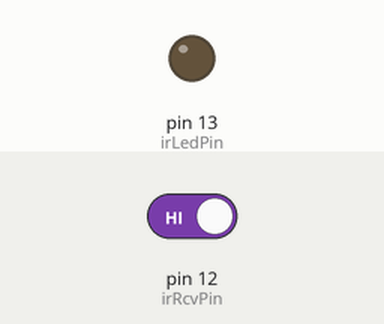
Simulated run of this sketch. Board: Arduino Uno, built with avr-gcc and run on an emulated ATmega328P. Shown: output pins drawn as LEDs (lit = HIGH). The test bench sets the inputs (shaded band); at power-on: pin 12 (irRcvPin) HIGH. What the sketch prints to the serial monitor is not drawn.

Above: at 0.01 s.
At 1.2 s:
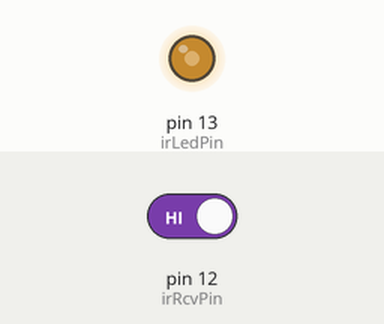
1.3 s: pin 12 (irRcvPin) driven LOW
Timing chart, 0 to 4.3 s (numbered marks = the images above; inputs shaded):
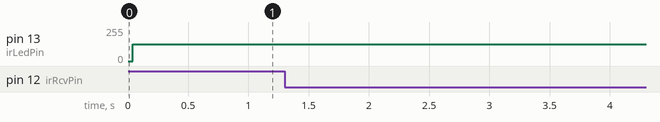

Measured:
- after the input at 1.3 s, every drawn part: stays the same

The sketch:

LightBarrier.ino
```cpp
/* Digital Fotografie Hacks
 * IR LightBarrierTest:
 * Test der Infrarot Lichtschranke
 * v0.1, 2014-08-26, Peter Recktenwald
*/
/*-----( Importiere benoetigte Bibliotheken )-----*/
#include <TimerOne.h>

/*-----( Konstanten Deklaration )-----*/
#define irLedPin 13
#define irRcvPin 12

int ledState = 0;
/// --------------------------
/// Custom ISR Timer Routine
/// --------------------------
void timerIsr()
{
    // Toggle LED
    digitalWrite( irLedPin, ledState);
    ledState ^= 1;
}

void setup() {
  Serial.begin(57600);
  Serial.println("IR light barrier test v0.1");
  pinMode(irLedPin, OUTPUT);    // IR LED pin as output

  Timer1.initialize(14); // set a timer of length 14 microseconds,
                         // the IR LED will blink with ~36kHz
  Timer1.attachInterrupt( timerIsr ); // attach the service routine here
}

void loop() {
  if (digitalRead(irRcvPin) == LOW)
  {
    noInterrupts();           // disable all interrupts
    Serial.println("Object");
    interrupts();
    delay(200);
  }
}
```
